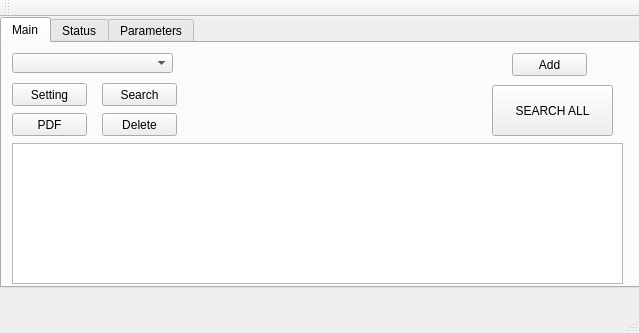
<?xml version="1.0" encoding="UTF-8"?>
<ui version="4.0">
 <class>MainWindow</class>
 <widget class="QMainWindow" name="MainWindow">
  <property name="geometry">
   <rect>
    <x>0</x>
    <y>0</y>
    <width>639</width>
    <height>333</height>
   </rect>
  </property>
  <property name="windowTitle">
   <string>Scans Manager</string>
  </property>
  <widget class="QWidget" name="centralWidget">
   <widget class="QTabWidget" name="tabWidget">
    <property name="geometry">
     <rect>
      <x>0</x>
      <y>0</y>
      <width>641</width>
      <height>271</height>
     </rect>
    </property>
    <property name="currentIndex">
     <number>0</number>
    </property>
    <widget class="QWidget" name="tab">
     <attribute name="title">
      <string>Main</string>
     </attribute>
     <widget class="QPushButton" name="Tab1AddButton">
      <property name="geometry">
       <rect>
        <x>510</x>
        <y>10</y>
        <width>75</width>
        <height>23</height>
       </rect>
      </property>
      <property name="text">
       <string>Add</string>
      </property>
     </widget>
     <widget class="QComboBox" name="Tab1SelectedSerie">
      <property name="geometry">
       <rect>
        <x>10</x>
        <y>10</y>
        <width>161</width>
        <height>20</height>
       </rect>
      </property>
      <property name="editable">
       <bool>false</bool>
      </property>
      <property name="insertPolicy">
       <enum>QComboBox::InsertAlphabetically</enum>
      </property>
     </widget>
     <widget class="QPushButton" name="Tab1Search">
      <property name="geometry">
       <rect>
        <x>490</x>
        <y>42</y>
        <width>121</width>
        <height>51</height>
       </rect>
      </property>
      <property name="text">
       <string>SEARCH ALL</string>
      </property>
     </widget>
     <widget class="QPushButton" name="Tab1Setting">
      <property name="geometry">
       <rect>
        <x>10</x>
        <y>40</y>
        <width>75</width>
        <height>23</height>
       </rect>
      </property>
      <property name="text">
       <string>Setting</string>
      </property>
     </widget>
     <widget class="QPushButton" name="Tab1PDF">
      <property name="geometry">
       <rect>
        <x>10</x>
        <y>70</y>
        <width>75</width>
        <height>23</height>
       </rect>
      </property>
      <property name="text">
       <string>PDF</string>
      </property>
     </widget>
     <widget class="QTextEdit" name="Tab1TextScreen">
      <property name="geometry">
       <rect>
        <x>10</x>
        <y>100</y>
        <width>611</width>
        <height>141</height>
       </rect>
      </property>
      <property name="readOnly">
       <bool>true</bool>
      </property>
     </widget>
     <widget class="QPushButton" name="Tab1Search_2">
      <property name="geometry">
       <rect>
        <x>100</x>
        <y>40</y>
        <width>75</width>
        <height>23</height>
       </rect>
      </property>
      <property name="text">
       <string>Search</string>
      </property>
     </widget>
     <widget class="QPushButton" name="Tab1Delete">
      <property name="geometry">
       <rect>
        <x>100</x>
        <y>70</y>
        <width>75</width>
        <height>23</height>
       </rect>
      </property>
      <property name="text">
       <string>Delete</string>
      </property>
     </widget>
    </widget>
    <widget class="QWidget" name="tab_2">
     <attribute name="title">
      <string>Status</string>
     </attribute>
     <widget class="QTableWidget" name="Tab2StatusTable">
      <property name="geometry">
       <rect>
        <x>10</x>
        <y>10</y>
        <width>611</width>
        <height>221</height>
       </rect>
      </property>
      <property name="editTriggers">
       <set>QAbstractItemView::NoEditTriggers</set>
      </property>
      <property name="tabKeyNavigation">
       <bool>false</bool>
      </property>
      <property name="showDropIndicator" stdset="0">
       <bool>false</bool>
      </property>
      <column>
       <property name="text">
        <string>Name</string>
       </property>
      </column>
      <column>
       <property name="text">
        <string>Chapter</string>
       </property>
      </column>
      <column>
       <property name="text">
        <string>Date</string>
       </property>
      </column>
      <column>
       <property name="text">
        <string>Volume</string>
       </property>
      </column>
      <column>
       <property name="text">
        <string>Folder</string>
       </property>
      </column>
      <column>
       <property name="text">
        <string>URL</string>
       </property>
      </column>
     </widget>
    </widget>
    <widget class="QWidget" name="tab_3">
     <attribute name="title">
      <string>Parameters</string>
     </attribute>
     <widget class="QCheckBox" name="ParamAutoSearch">
      <property name="geometry">
       <rect>
        <x>30</x>
        <y>30</y>
        <width>81</width>
        <height>17</height>
       </rect>
      </property>
      <property name="text">
       <string>Auto-search</string>
      </property>
     </widget>
     <widget class="QPushButton" name="ParamSave">
      <property name="geometry">
       <rect>
        <x>550</x>
        <y>210</y>
        <width>75</width>
        <height>23</height>
       </rect>
      </property>
      <property name="text">
       <string>Save</string>
      </property>
     </widget>
     <widget class="QCheckBox" name="ParamDelete">
      <property name="geometry">
       <rect>
        <x>30</x>
        <y>60</y>
        <width>101</width>
        <height>17</height>
       </rect>
      </property>
      <property name="text">
       <string>Delete after PDF</string>
      </property>
     </widget>
    </widget>
   </widget>
  </widget>
  <widget class="QToolBar" name="mainToolBar">
   <attribute name="toolBarArea">
    <enum>TopToolBarArea</enum>
   </attribute>
   <attribute name="toolBarBreak">
    <bool>false</bool>
   </attribute>
  </widget>
  <widget class="QStatusBar" name="statusBar"/>
  <widget class="QMenuBar" name="menuBar">
   <property name="geometry">
    <rect>
     <x>0</x>
     <y>0</y>
     <width>639</width>
     <height>21</height>
    </rect>
   </property>
  </widget>
 </widget>
 <layoutdefault spacing="6" margin="11"/>
 <resources/>
 <connections/>
</ui>
